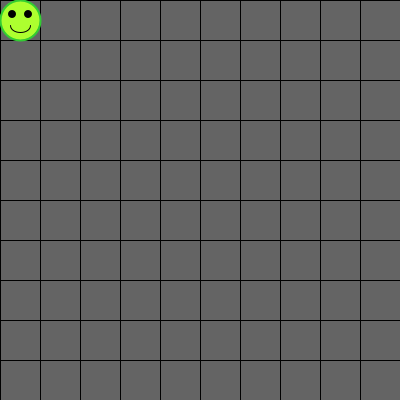
Frame 1 (no input)
Frame 60 (the mouse pressed at the canvas centre just before this capture): identical to frame 1, image omitted
Frame 120 (the mouse held since frame 60 and released just before this capture): identical to frame 1, image omitted

The Processing sketch that drew this single still picture (run headless with seeded random() and noise(); from frame 60 on, the mouse is pressed at the canvas centre):

// Processing sketch: processing_118922
// ── processing_118922.pde

// Variables globales
Human player; // player tendrá un datatype de clase Human
Board board; // board tendrá un dataype de clase Board

// Función de configuración
void setup() {
  
  size(400, 400); // Asignamos un tamaño de 400x400 píxeles a nuestro programa
  frameRate(30); // Indicamos que la pantalla se refreque 30 veces por segunda (por defecto es 60)
  smooth(); // Aplicamos el filtro anti-aliasing !!! Cuidado !!! que puede relentizar la máquina
  
  board = new Board(40, 10, 10); // Creamos un tablero de 10x10 casillas (las casillas serán de 40x40 píxeles)
  player = new Human(0, 0, 40); // Creamos el objeto player (jugador) y lo colocaremos en la casilla 0 (0,0)
  
}


// Función principal
void draw() {
  
  board.drawBoard(); // Dibujamos el tablero
  player.drawHuman(); // Llamámos al método de dibujar a nuestro personaje
  
}


// Función que detecta cuanso de pulsa un botón del ratón (cualquier botón)
void mouseClicked() {
  
  player.moveHuman(mouseX, mouseY); // Llamámos al método de desplazar a nuestro personaje
  
}


// Clase Humano
class Human {
  
  // Atributos de la clase
  int posX, posY; // Indicará en que casillas está (no será el valor X e Y del lienzo)
  int sizeSquare; // Para poder ajustar la posición
  
  // Función constructora, que utilizaremos para inicializar los objetos de esta clase
  Human(int x, int y, int sizeSquare) {
    this.posX = x + sizeSquare/2;
    this.posY = y + sizeSquare/2;
    this.sizeSquare = sizeSquare;
  }
  
  // Método (función) de esta clase que se encargará de dibujar por pantalla a nuestro personaje
  void drawHuman() {
    
    // Realizamos varios cambios para dibujar formas
    strokeWeight(2); // Tamaño del borde de las formas dibujadas
    stroke(50, 205, 50); // Color del borde de las formas dibujadas (LimeGreen)
    fill(173, 255, 47); // Color de relleno de las formas dibujadas (GreenYellow)
    ellipse(this.posX, this.posY, 40, 40); // Dibujamos un círculo que será la cara del jugador
    
    noStroke(); // No dibujaremos los bordes de la formas
    fill(0); // Relleno de color negro
    pushMatrix(); // Salvamos la configuración
    translate(-8, -6);
    ellipse(this.posX, this.posY, 8, 8);
    translate(16, 0);
    ellipse(this.posX, this.posY, 8, 8);    
    popMatrix();
    
    noFill(); // No rellenaremos las formas
    strokeWeight(1); // Ancho del borde de las formas de 1 píxel
    stroke(0); // Color negro del borde
    arc(this.posX, this.posY+5, 20, 15, 0, PI); // Con la instrucción de dibujar un arco hacemos la boca
  }
  
  // Método (función) que se encargará de mover al personaje
  void moveHuman(int x, int y) {
    float tempX = x/this.sizeSquare;
    float tempY = y/this.sizeSquare;
    this.posX = floor(tempX) * this.sizeSquare + this.sizeSquare/2;
    this.posY = floor(tempY) * this.sizeSquare + this.sizeSquare/2; 
  }
  
}


class Board {
  
  int squareSize, columns, rows; // Atributos de la clase

  // Función constructora
  Board(int squareSize, int columns, int rows) {
    this.squareSize = squareSize;
    this.columns = columns;
    this.rows = rows;
  }
  
  // Función que dibujará el tablero
  void drawBoard() {
    background(0); // Color del fondo del tablero
    // Configuramos el grosor y color de las líneas de dibujo
    fill(100); // Color de relleno
    strokeWeight(1); // Ancho del borde de las formas de 1 píxel
    stroke(0); // Color negro del borde
    
    // Dibujamos las casillas del interior del tablero
    for (int y = 0; y < rows; y++) {
      for (int x = 0; x < columns; x++) {
        rect(x * this.squareSize, y * this.squareSize, this.squareSize, this.squareSize);
      }
    }
  }
  
}
